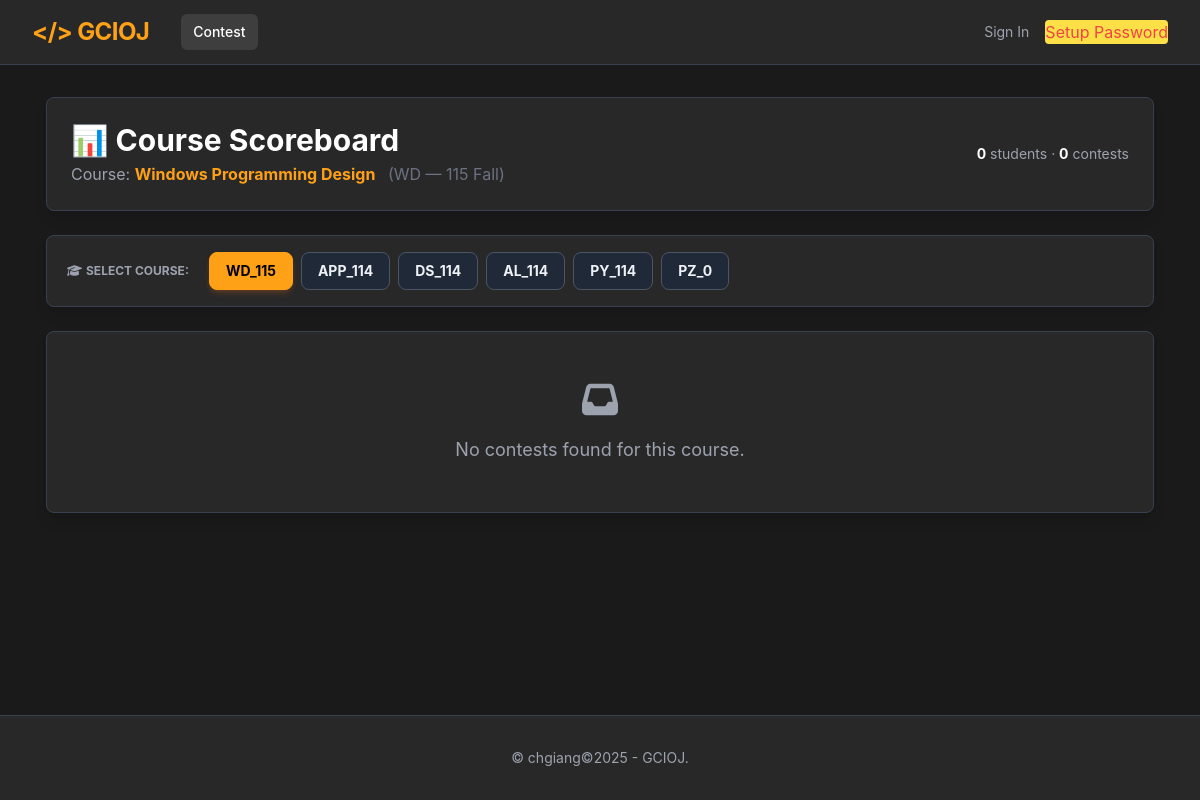
/GCIOJ/scoreboard.php, run on the app's committed database.
### tables this page shows
CREATE TABLE `course` (
  `id` int NOT NULL,
  `name` varchar(255) NOT NULL,
  `code` varchar(5) DEFAULT NULL,
  `year` int NOT NULL,
  `semester` varchar(50) NOT NULL,
  `department` varchar(100) NOT NULL
);

### GCIOJ/scoreboard.php (the view, shortened to what this page needs)
<?php
$db = DB::connect();
$allCourses = $db->query("SELECT * FROM course ORDER BY year DESC, semester ASC, name ASC")->fetchAll(PDO::FETCH_ASSOC);
$courseId = $_GET['course_id'] ?? $allCourses[0]['id'];
$currentCourseId = (int)$courseId;
$stmt = $db->prepare("SELECT * FROM course WHERE id = ?");
$stmt->execute([$currentCourseId]);
$course = $stmt->fetch(PDO::FETCH_ASSOC);
$stmt = $db->prepare("SELECT id, name FROM contest WHERE course_id = ? ORDER BY id ASC");
$stmt->execute([$currentCourseId]);
$contests = $stmt->fetchAll(PDO::FETCH_ASSOC);
$stmt = $db->prepare("
    SELECT s.id, s.student_id, s.name
    FROM student s
    JOIN registration r ON s.id = r.student_id
    WHERE r.course_id = ?
    ORDER BY s.student_id ASC
");
$stmt->execute([$currentCourseId]);
$students = $stmt->fetchAll(PDO::FETCH_ASSOC);
$scores = [];
usort($students, function($a, $b) use ($contests, $scores) {
    return getTotalSolved($b['student_id'], $contests, $scores) <=> getTotalSolved($a['student_id'], $contests, $scores);
});
function formatCourseLabel($c) {
    return htmlspecialchars($c['code'] . '_' . $c['year']);
}
?>
<!DOCTYPE html>
<html lang="en" class="dark">
<head>
    <script src="https://cdn.tailwindcss.com"></script>
    <link rel="stylesheet" href="https://cdnjs.cloudflare.com/ajax/libs/font-awesome/6.4.0/css/all.min.css">
</head>
<body class="bg-dark-bg text-dark-text font-sans min-h-screen flex flex-col">
    <?php include_once 'nav.php'; ?>
    <main class="flex-grow max-w-[95%] mx-auto px-4 py-8 w-full">
        <div class="bg-dark-surface border border-gray-700 rounded-lg p-6 mb-6 shadow-lg">
            <div class="flex flex-col md:flex-row justify-between items-start md:items-center gap-4">
                <div>
                    <h1 class="text-3xl font-bold text-white">📊 Course Scoreboard</h1>
                    <p class="text-dark-muted mt-1">Course: <span class="text-brand-orange font-bold"><?= htmlspecialchars($course['name']) ?></span>
                        <span class="text-gray-500 ml-2">(<?= htmlspecialchars($course['code'] . ' — ' . $course['year'] . ' ' . $course['semester']) ?>)</span>
                    </p>
                </div>
                <div class="text-sm text-dark-muted">
                    <span class="text-white font-bold"><?= count($students) ?></span> students ·
                    <span class="text-white font-bold"><?= count($contests) ?></span> contests
                </div>
            </div>
        </div>
        <div class="bg-dark-surface border border-gray-700 rounded-lg p-4 mb-6 shadow-lg">
            <div class="flex flex-wrap gap-2 items-center">
                <span class="text-dark-muted text-xs uppercase font-bold mr-2 px-1 flex items-center gap-1">
                    <i class="fas fa-graduation-cap"></i> Select Course:
                </span>
                <?php foreach ($allCourses as $c):
                    $isActive = ($c['id'] == $currentCourseId);
                    $btnClass = $isActive
                        ? "bg-brand-orange text-black border-brand-orange shadow-md shadow-orange-500/20"
                        : "bg-gray-800 text-dark-text border-gray-600 hover:bg-dark-hover hover:border-gray-500";
                ?>
                    <a href="?course_id=<?= $c['id'] ?>"
                       class="px-4 py-2 rounded-lg border transition text-sm font-bold <?= $btnClass ?>">
                        <?= formatCourseLabel($c) ?>
                    </a>
                <?php endforeach; ?>
            </div>
        </div>
        <?php if (empty($contests)): ?>
            <div class="bg-dark-surface border border-gray-700 rounded-lg p-12 text-center text-dark-muted shadow-lg">
                <i class="fas fa-inbox text-4xl mb-4 block"></i>
                <p class="text-lg">No contests found for this course.</p>
            </div>
        <?php endif; ?>
    </main>
    <?php include 'footer.php'; ?>
</body>
</html>

### data on the page
course: name "Windows Programming Design", code+year+semester "WD — 115 Fall", formatCourseLabel($c) "WD_115"
course: formatCourseLabel($c) "APP_114"
course: formatCourseLabel($c) "DS_114"
course: formatCourseLabel($c) "AL_114"
course: formatCourseLabel($c) "PY_114"
course: formatCourseLabel($c) "PZ_0"

### other printed values
count($students) "0"
count($contests) "0"
